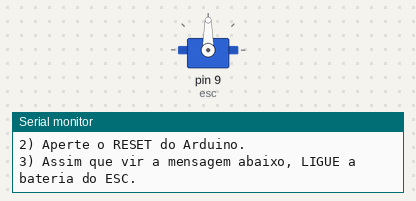
Bench run of a sketch on a simulated Arduino Uno, built with avr-gcc and run on an emulated ATmega328P. On the bench: servo, the last lines printed to the serial monitor.

Above: at 0.1 s.
At 3.2 s:
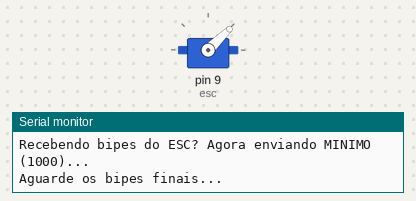
Timing chart, 0 to 4.7 s (numbered marks = the images above):
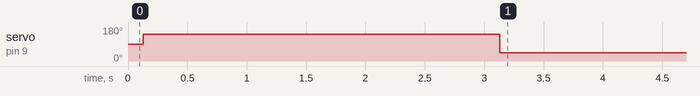

The sketch:

calibracao.ino
```cpp
#include <Servo.h>

Servo esc;

void setup() {
  Serial.begin(9600);
  esc.attach(9);

  Serial.println("====== CALIBRACAO DE ESC ======");
  Serial.println("1) Desligue a bateria do ESC.");
  Serial.println("2) Aperte o RESET do Arduino.");
  Serial.println("3) Assim que vir a mensagem abaixo, LIGUE a bateria do ESC.");
  Serial.println("Enviando sinal MAXIMO (2000)...");

  esc.writeMicroseconds(2000); // Sinal máximo
  delay(3000);  // Tempo para você ligar a bateria

  Serial.println("Recebendo bipes do ESC? Agora enviando MINIMO (1000)...");
  esc.writeMicroseconds(1000);  // Mínimo

  Serial.println("Aguarde os bipes finais...");
  delay(3000);

  Serial.println("CALIBRACAO CONCLUIDA!");
  Serial.println("Agora pode carregar outro código para controlar o motor.");
}

void loop() {}
```
